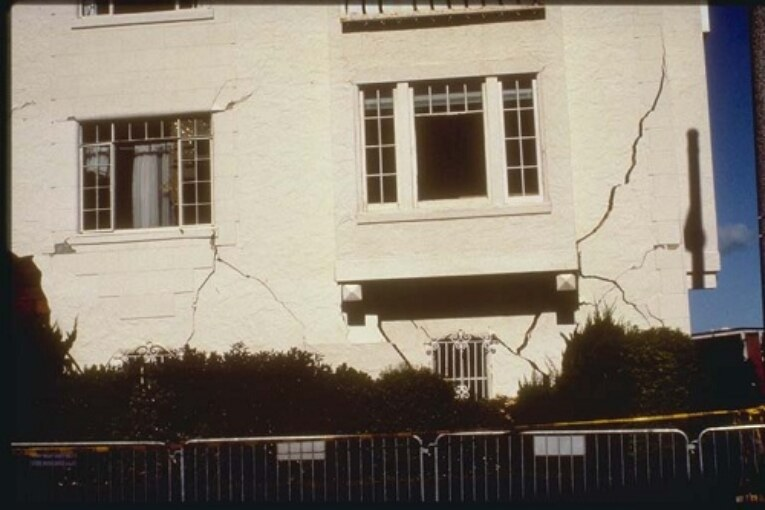
#> input picture craack.jpg, 765 x 510 px
$ jupyter execute test.ipynb
#> lines starting #> are read from the running program, lines starting #| are printed output that depends on the picture; after the words box and inside, x2 and y2 are one past the last pixel; in counts of white or black regions, pixels touching at a corner belong together
[cell 1]
import cv2
import numpy as np
import matplotlib.pyplot as plt

# Load the image
image_path = 'craack.jpg'
image = cv2.imread(image_path, cv2.IMREAD_GRAYSCALE)
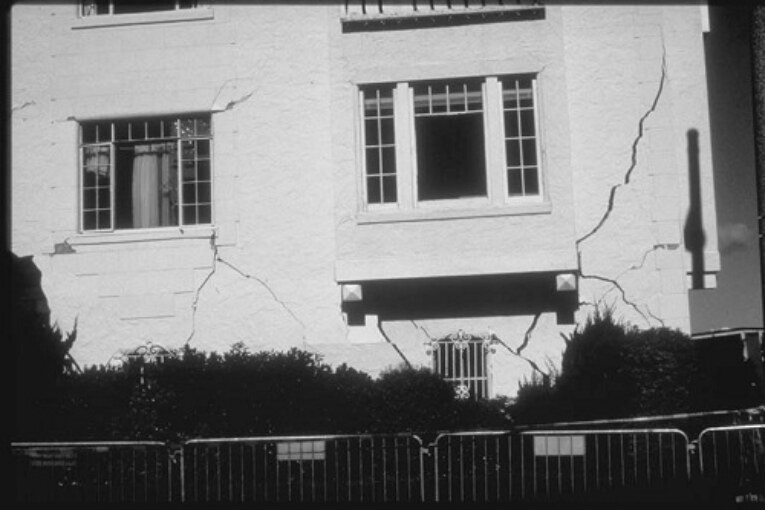
#> image: shape (510, 765); min 7, max 255, mean 123.5

# Check if image is loaded correctly
if image is None:
    print(f"Error: Could not load image at {image_path}. Check the file path!")
else:
    # Apply Gaussian Blur
    blurred = cv2.GaussianBlur(image, (5,5), 0)

    # Use Canny Edge Detection
    edges = cv2.Canny(blurred, 50, 150)
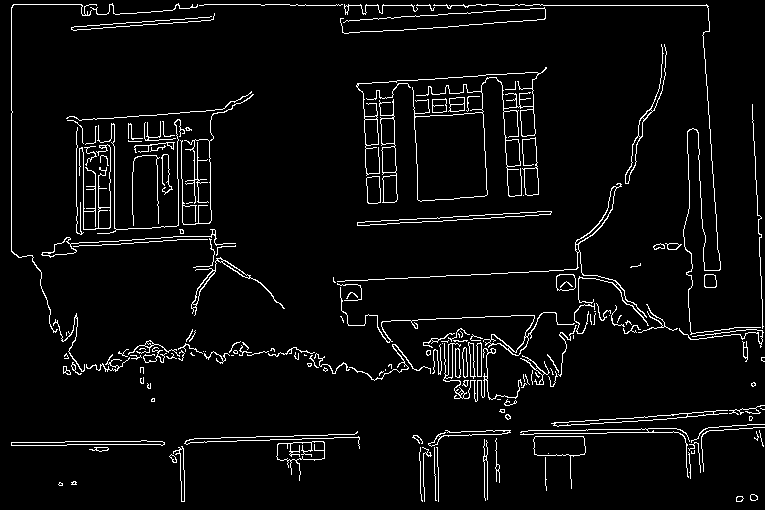
#> edges: shape (510, 765); 4.6% white in thin lines or dots

    # Apply morphological operations
    kernel = np.ones((3,3), np.uint8)
    dilated = cv2.dilate(edges, kernel, iterations=1)
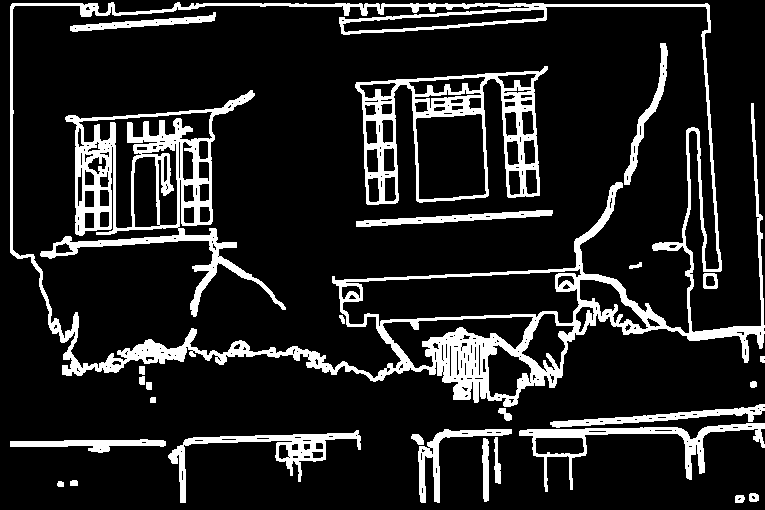
#> dilated: shape (510, 765); 14.1% white; 28 white regions

    # Show results using Matplotlib
    plt.figure(figsize=(10,5))
    plt.subplot(1,2,1), plt.imshow(image, cmap='gray'), plt.title('Original Image')
    plt.subplot(1,2,2), plt.imshow(dilated, cmap='gray'), plt.title('Crack Detection')
    plt.show()
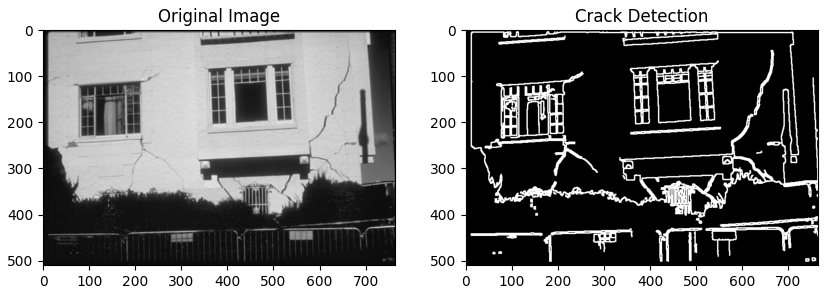
#> figure drawn by matplotlib, 2 panels

[cell 2]
import cv2
import numpy as np
import matplotlib.pyplot as plt

# Load the image
image_path = 'craack.jpg'  # Make sure the file exists
image = cv2.imread(image_path)
#> image is the input picture: shape (510, 765, 3); mean B, G, R 110.6, 122.3, 130.9

# Check if image is loaded
if image is None:
    print(f"Error: Could not load image at {image_path}. Check the file path!")
else:
    # Convert to grayscale
    gray = cv2.cvtColor(image, cv2.COLOR_BGR2GRAY)

    # Apply Gaussian Blur
    blurred = cv2.GaussianBlur(gray, (5,5), 0)

    # Use Canny Edge Detection
    edges = cv2.Canny(blurred, 50, 150)

    # Find contours
    contours, _ = cv2.findContours(edges, cv2.RETR_EXTERNAL, cv2.CHAIN_APPROX_SIMPLE)
#> contours = 177 contours, 126 with area under 20; largest, box (x1, y1, x2, y2) and area: (356, 67, 547, 202) 6910, (379, 99, 398, 203) 1028, (533, 436, 586, 489) 949, (276, 441, 325, 481) 806, (357, 211, 552, 226) 624

    # Draw bounding boxes around detected cracks
    for contour in contours:
        x, y, w, h = cv2.boundingRect(contour)
        cv2.rectangle(image, (x, y), (x + w, y + h), (0, 0, 255), 2)  # Red box (BGR: (0,0,255))
#> this loop made 177 passes
#> (x, y, w, h) on passes 1 to 3: (736, 496, 8, 6), (750, 494, 8, 7), (58, 482, 5, 4)
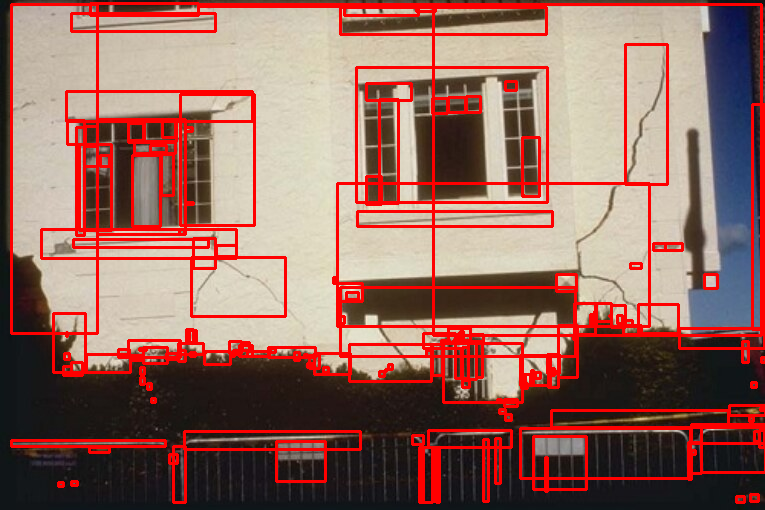
#> image: shape (510, 765, 3); 13.7% of pixels changed, all inside (x1, y1, x2, y2) = (10, 2, 765, 504)

    # Convert BGR to RGB for Matplotlib
    image_rgb = cv2.cvtColor(image, cv2.COLOR_BGR2RGB)

    # Show result
    plt.figure(figsize=(8,6))
    plt.imshow(image_rgb)
    plt.title("Crack Detection with Bounding Boxes")
    plt.axis("off")
    plt.show()

[cell 3]
import cv2
import numpy as np
import matplotlib.pyplot as plt

# Load the image
image_path = "craack.jpg"
image = cv2.imread(image_path)

if image is None:
    print("Error: Could not load the image. Check the file path!")
else:
    # Convert to grayscale
    gray = cv2.cvtColor(image, cv2.COLOR_BGR2GRAY)

    # Apply a slightly less aggressive threshold
    thresh = cv2.adaptiveThreshold(gray, 255, cv2.ADAPTIVE_THRESH_MEAN_C,
                                   cv2.THRESH_BINARY_INV, 15, 3)
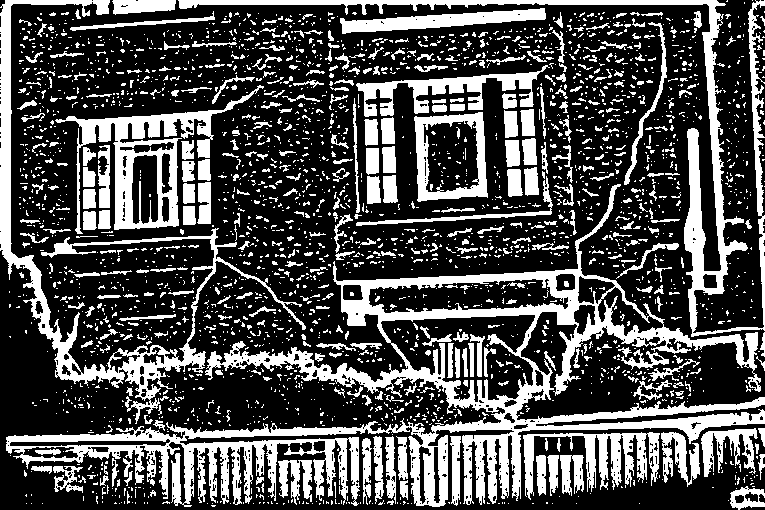
#> thresh: shape (510, 765); 30.7% white; 2860 white regions (2438 under 20 px), largest, box (x1, y1, x2, y2) and area: (6, 184, 765, 507) 35220, (178, 0, 765, 337) 10134, (0, 0, 306, 424) 9648

    # Use a smaller kernel to avoid removing fine cracks
    kernel = np.ones((2, 2), np.uint8)
    cleaned = cv2.morphologyEx(thresh, cv2.MORPH_CLOSE, kernel, iterations=1)
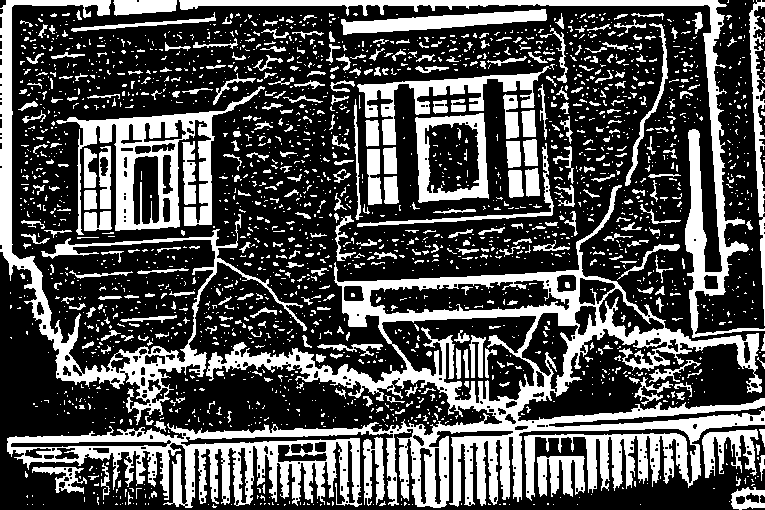
#> cleaned: shape (510, 765); 31.8% white; 2351 white regions (1972 under 20 px)

    # Find contours again
    contours, _ = cv2.findContours(cleaned, cv2.RETR_EXTERNAL, cv2.CHAIN_APPROX_SIMPLE)
#> contours = 2240 contours, 2054 with area under 20; largest, box (x1, y1, x2, y2) and area: (7, 185, 765, 508) 61272, (0, 0, 307, 425) 9791, (56, 86, 265, 235) 9638, (179, 0, 765, 338) 7868, (415, 113, 489, 203) 5598

    # Reduce the minimum area threshold to capture more cracks
    min_area = 200  # Lower this value to detect more cracks
    for contour in contours:
        area = cv2.contourArea(contour)
        if area > min_area:
            x, y, w, h = cv2.boundingRect(contour)
            cv2.rectangle(image, (x, y), (x + w, y + h), (0, 0, 255), 2)  # Red box
#> this loop made 2240 passes
#> (area, x, y, w, h) on passes 77, 100, 106, 110, 114, 1026, 1142, 1161, 1202, 1234, 1243, 1324: (532, 731, 487, 34, 23), (510.5, 32, 467, 55, 27), (1184, 537, 456, 48, 41), (796.5, 363, 437, 22, 69), (1166, 702, 429, 57, 49), (397.5, 84, 211, 28, 20), (211.5, 84, 190, 13, 20), (61272, 7, 185, 758, 323), (323.5, 384, 176, 15, 28), (331, 508, 170, 16, 28), (317.5, 525, 168, 15, 29), (605.5, 367, 149, 15, 56)
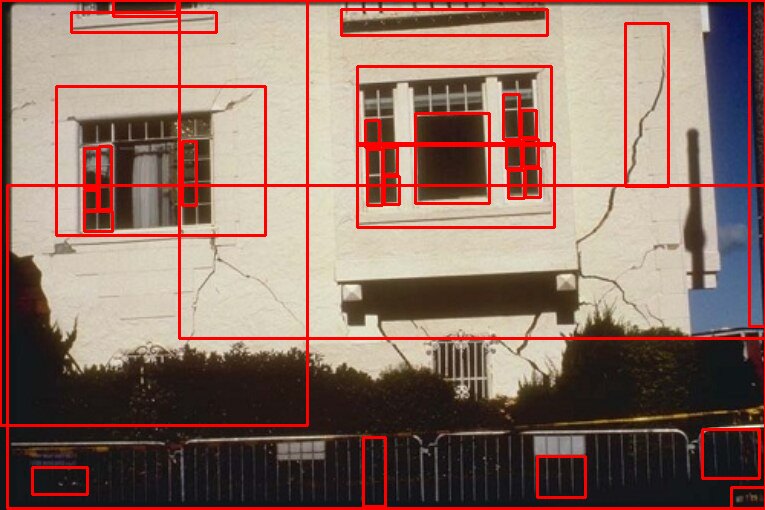
#> image: shape (510, 765, 3); 7.78% of pixels changed, all inside (x1, y1, x2, y2) = (0, 0, 765, 510)

    # Convert to RGB for displaying
    image_rgb = cv2.cvtColor(image, cv2.COLOR_BGR2RGB)

    # Show result
    plt.figure(figsize=(8,6))
    plt.imshow(image_rgb)
    plt.title("Updated Crack Detection")
    plt.axis("off")
    plt.show()
